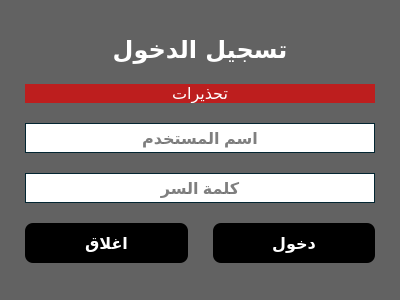
<?xml version="1.0" encoding="UTF-8"?>
<ui version="4.0">
 <class>Form</class>
 <widget class="QWidget" name="Form">
  <property name="geometry">
   <rect>
    <x>0</x>
    <y>0</y>
    <width>400</width>
    <height>300</height>
   </rect>
  </property>
  <property name="windowTitle">
   <string>Form</string>
  </property>
  <layout class="QGridLayout" name="gridLayout_2">
   <property name="margin">
    <number>0</number>
   </property>
   <property name="spacing">
    <number>0</number>
   </property>
   <item row="0" column="0">
    <widget class="QWidget" name="login_w" native="true">
     <property name="sizePolicy">
      <sizepolicy hsizetype="Preferred" vsizetype="Preferred">
       <horstretch>0</horstretch>
       <verstretch>0</verstretch>
      </sizepolicy>
     </property>
     <property name="minimumSize">
      <size>
       <width>320</width>
       <height>200</height>
      </size>
     </property>
     <property name="styleSheet">
      <string notr="true">.QWidget
{
background:rgba(0, 0, 0,150);
}
QLineEdit
{
color:#000;
border: 1px solid #032632;
}
.QLabel
{
color:#fff;
}
.QPushButton
{
background:#000;
border-radius:8px;
border: 0px solid;
color:#fff;
}
</string>
     </property>
     <layout class="QGridLayout" name="gridLayout">
      <property name="horizontalSpacing">
       <number>25</number>
      </property>
      <property name="verticalSpacing">
       <number>10</number>
      </property>
      <property name="margin">
       <number>25</number>
      </property>
      <item row="4" column="0">
       <widget class="QPushButton" name="exit_btn">
        <property name="sizePolicy">
         <sizepolicy hsizetype="Preferred" vsizetype="Fixed">
          <horstretch>0</horstretch>
          <verstretch>0</verstretch>
         </sizepolicy>
        </property>
        <property name="minimumSize">
         <size>
          <width>50</width>
          <height>40</height>
         </size>
        </property>
        <property name="font">
         <font>
          <pointsize>12</pointsize>
          <weight>75</weight>
          <bold>true</bold>
         </font>
        </property>
        <property name="cursor">
         <cursorShape>PointingHandCursor</cursorShape>
        </property>
        <property name="text">
         <string>اغلاق</string>
        </property>
        <property name="icon">
         <iconset resource="../../../../erp/view/source.qrc">
          <normaloff>:/imgs/imgs/018-power.png</normaloff>:/imgs/imgs/018-power.png</iconset>
        </property>
        <property name="iconSize">
         <size>
          <width>30</width>
          <height>30</height>
         </size>
        </property>
       </widget>
      </item>
      <item row="1" column="0" colspan="2">
       <widget class="QLabel" name="inform_lbl">
        <property name="sizePolicy">
         <sizepolicy hsizetype="Preferred" vsizetype="Fixed">
          <horstretch>0</horstretch>
          <verstretch>0</verstretch>
         </sizepolicy>
        </property>
        <property name="font">
         <font>
          <pointsize>12</pointsize>
         </font>
        </property>
        <property name="styleSheet">
         <string notr="true">QLabel
{
background:#bd1e1e;
color:#fff;
}</string>
        </property>
        <property name="text">
         <string>تحذيرات</string>
        </property>
        <property name="alignment">
         <set>Qt::AlignCenter</set>
        </property>
        <property name="margin">
         <number>5</number>
        </property>
       </widget>
      </item>
      <item row="3" column="0" colspan="2">
       <widget class="QLineEdit" name="pass_lbl">
        <property name="enabled">
         <bool>true</bool>
        </property>
        <property name="sizePolicy">
         <sizepolicy hsizetype="Expanding" vsizetype="Fixed">
          <horstretch>0</horstretch>
          <verstretch>0</verstretch>
         </sizepolicy>
        </property>
        <property name="minimumSize">
         <size>
          <width>0</width>
          <height>30</height>
         </size>
        </property>
        <property name="font">
         <font>
          <pointsize>12</pointsize>
          <weight>75</weight>
          <bold>true</bold>
         </font>
        </property>
        <property name="echoMode">
         <enum>QLineEdit::Password</enum>
        </property>
        <property name="alignment">
         <set>Qt::AlignCenter</set>
        </property>
        <property name="placeholderText">
         <string>كلمة السر</string>
        </property>
       </widget>
      </item>
      <item row="0" column="0" colspan="2">
       <widget class="QLabel" name="label_3">
        <property name="sizePolicy">
         <sizepolicy hsizetype="Preferred" vsizetype="Fixed">
          <horstretch>0</horstretch>
          <verstretch>0</verstretch>
         </sizepolicy>
        </property>
        <property name="font">
         <font>
          <family>Alarabiya Font</family>
          <pointsize>26</pointsize>
          <weight>75</weight>
          <bold>true</bold>
         </font>
        </property>
        <property name="text">
         <string>&lt;html&gt;&lt;head/&gt;&lt;body&gt;&lt;p&gt;&lt;span style=&quot; font-size:18pt;&quot;&gt;تسجيل الدخول&lt;/span&gt;&lt;/p&gt;&lt;/body&gt;&lt;/html&gt;</string>
        </property>
        <property name="alignment">
         <set>Qt::AlignCenter</set>
        </property>
       </widget>
      </item>
      <item row="2" column="0" colspan="2">
       <widget class="QLineEdit" name="user_lbl">
        <property name="sizePolicy">
         <sizepolicy hsizetype="Expanding" vsizetype="Fixed">
          <horstretch>0</horstretch>
          <verstretch>0</verstretch>
         </sizepolicy>
        </property>
        <property name="minimumSize">
         <size>
          <width>0</width>
          <height>30</height>
         </size>
        </property>
        <property name="font">
         <font>
          <pointsize>12</pointsize>
          <weight>75</weight>
          <bold>true</bold>
         </font>
        </property>
        <property name="styleSheet">
         <string notr="true"/>
        </property>
        <property name="alignment">
         <set>Qt::AlignCenter</set>
        </property>
        <property name="placeholderText">
         <string>اسم المستخدم</string>
        </property>
       </widget>
      </item>
      <item row="4" column="1">
       <widget class="QPushButton" name="login_btn">
        <property name="sizePolicy">
         <sizepolicy hsizetype="Preferred" vsizetype="Fixed">
          <horstretch>0</horstretch>
          <verstretch>0</verstretch>
         </sizepolicy>
        </property>
        <property name="minimumSize">
         <size>
          <width>50</width>
          <height>40</height>
         </size>
        </property>
        <property name="font">
         <font>
          <pointsize>12</pointsize>
          <weight>75</weight>
          <bold>true</bold>
         </font>
        </property>
        <property name="cursor">
         <cursorShape>PointingHandCursor</cursorShape>
        </property>
        <property name="text">
         <string>دخول</string>
        </property>
        <property name="icon">
         <iconset resource="../../../../erp/view/source.qrc">
          <normaloff>:/imgs/imgs/maps-and-flags (2).png</normaloff>:/imgs/imgs/maps-and-flags (2).png</iconset>
        </property>
        <property name="iconSize">
         <size>
          <width>30</width>
          <height>30</height>
         </size>
        </property>
       </widget>
      </item>
     </layout>
    </widget>
   </item>
  </layout>
 </widget>
 <tabstops>
  <tabstop>user_lbl</tabstop>
  <tabstop>pass_lbl</tabstop>
  <tabstop>login_btn</tabstop>
  <tabstop>exit_btn</tabstop>
 </tabstops>
 <resources>
  <include location="../../../../erp/view/source.qrc"/>
 </resources>
 <connections/>
</ui>
